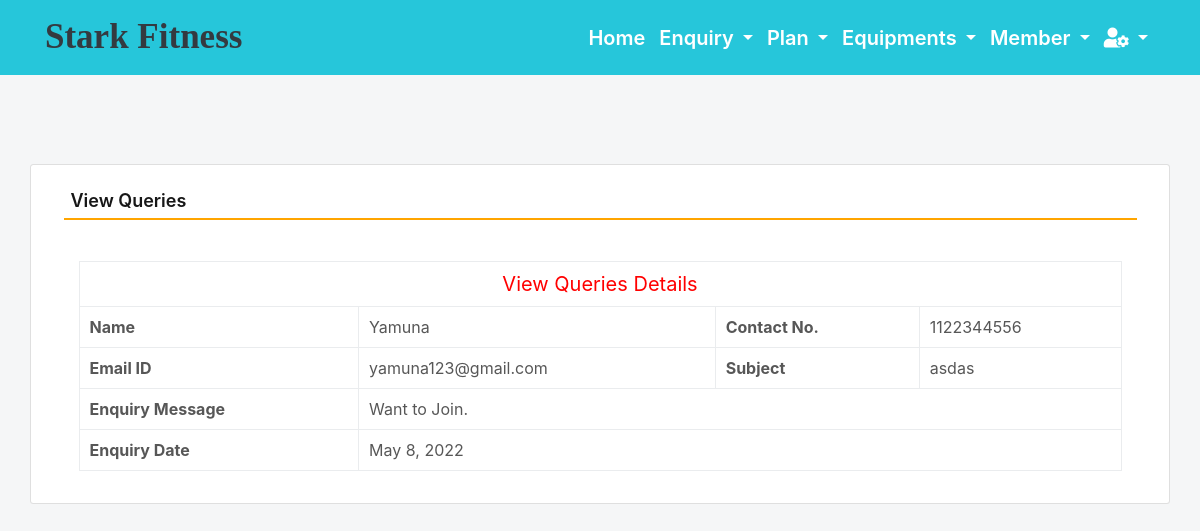
The app's page /view_queries/3 (signed in) with its own data.
### gym/models.py (models this page shows, shortened)
class Contact(models.Model):
    name = models.CharField(max_length=100, null=True)
    emailid = models.CharField(max_length=50, null=True)
    contact = models.CharField(max_length=15, null=True)
    subject = models.CharField(max_length=100, null=True)
    message = models.CharField(max_length=300, null=True)
    msgdate = models.DateField(null=True)
    isread = models.CharField(max_length=10,null=True)

### gym/views.py (the view)
# urls.py: path('view_queries/<int:pid>', view_queries, name='view_queries'),
def view_queries(request,pid):
    if not request.user.is_authenticated:
        return redirect('admin_login')
    contact = Contact.objects.get(id=pid)
    contact.isread = "yes"
    contact.save()
    return render(request,'view_queries.html', locals())

### gym/templates/view_queries.html (shortened to what this page needs)
{% include 'admin_nav.html' %}
{% load static %}
{% block main %}
<html lang="en" class="no-focus">
 <link rel="stylesheet" id="css-main" href="{% static 'css1/codebase.min.css' %}">
 <br><br><br><br>
	<div class="container card shadow mt-5">
		<div class="card-body">
			<h5 class="p-2" style="border-bottom: 2px solid orange">View Queries</h5>
             <br>
			<div class="container-fluid">
            <table class="table table-bordered">
                                <tr align="center">
                                    <td colspan="4" style="font-size : 20px; color : red"> View Queries Details</td>
                                </tr>
                                <tr>
                                    <th>Name</th>
                                    <td>{{contact.name}}</td>
                                    <th>Contact No.</th>
                                    <td>{{contact.contact}}</td>
                                </tr>
                                <tr>
                                    <th>Email ID</th>
                                    <td>{{contact.emailid}}</td>
                                    <th>Subject</th>
                                    <td>{{contact.subject}}</td>
                                </tr>
                                <tr>
                                    <th>Enquiry Message</th>
                                    <td colspan="3">{{contact.message}}</td>
                                </tr>
                                <tr>
                                    <th>Enquiry Date</th>
                                    <td colspan="3">{{contact.msgdate}}</td>
                                </tr>
                            </table>
 			</div>
        </div>
    </div>
        <link rel="stylesheet" href="https://use.fontawesome.com/releases/v5.6.3/css/all.css">
 </html>
{% endblock %}

### records on screen
Contact: name "Yamuna", contact "1122344556", emailid "yamuna123@gmail.com", subject "asdas", message "Want to Join.", msgdate "May 8, 2022"
